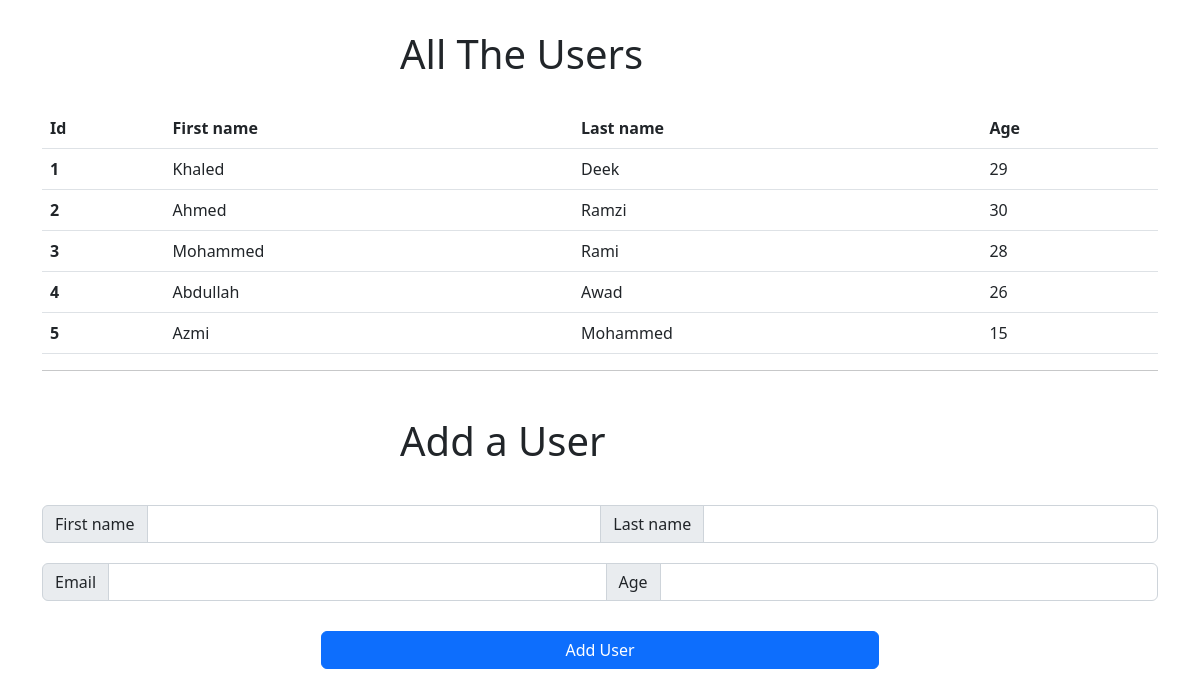
The page / on the database its author committed.
### users_app/models.py (models this page shows)
class user(models.Model):
    first_name = models.CharField(max_length=255)
    last_name = models.CharField(max_length=255)
    email_address = models.CharField(max_length=255)
    age = models.IntegerField()
    created_at = models.DateTimeField(auto_now_add=True)
    updated_at = models.DateTimeField(auto_now_add=True)

### users_app/views.py (the view)
# urls.py: path('' , views.index),
def index(request):
    context = {
        'all_users' : models.view_users(),
    }
    return render(request,'index.html',context)

### users_app/models.py (called while the page is built)
def view_users():
    return user.objects.all()

### users_app/templates/index.html (shortened to what this page needs)
<!DOCTYPE html>
<html lang="en">
<head>
    {% load static %}
    <link rel="stylesheet" href="{% static 'css/style.css' %}">
    <link href="https://cdn.jsdelivr.net/npm/bootstrap@5.2.3/dist/css/bootstrap.min.css" rel="stylesheet"
>
</head>
<body>
    <div class="container">
        <h1>All The Users</h1>
        <table class="table">
            <thead>
                <tr>
                    <th scope="col">Id</th>
                    <th scope="col">First name</th>
                    <th scope="col">Last name</th>
                    <th scope="col">Age</th>
                </tr>
            </thead>
            <tbody>
                {%for user in all_users%}
                <tr>
                    <th scope="row">{{user.id}}</th>
                    <td>{{user.first_name}}</td>
                    <td>{{user.last_name}}</td>
                    <td>{{user.age}}</td>
                </tr>
                {%endfor%}
            </tbody>
        </table>
        <hr>
        <h1>Add a User</h1>
        <form action="/create"  method="post">
            <div class="input-group" id="upper">
                <span class="input-group-text">First name</span>
                <input type="text" name="first_name" aria-label="First name" class="form-control">
                <span class="input-group-text">Last name</span>
                <input type="text"  name="last_name" aria-label="Last name" class="form-control">
            </div>
            <div class="input-group">
                <span class="input-group-text">Email</span>
                <input type="text" name="email" aria-label="email" class="form-control">
                <span class="input-group-text">Age</span>
                <input type="number" name="age" aria-label="age" class="form-control">
            </div>
            <div class="d-grid gap-2 col-6 mx-auto" id="button">
                <button class="btn btn-primary" type="Submit">Add User</button>
            </div>
        </form>
    </div>
</body>
</html>

### users_app/static/css/style.css (style rules this page uses)
* { margin: 0; padding: 0; }
h1 { width: 400px; margin: 0 auto; padding-top: 30px; margin-bottom: 30px }
.table { margin-top: 30px; }
#upper { margin: 40px 0px 20px 0px; }
#button { margin-top: 30px; }

### rows shown on the page
user: id "1", first_name "Khaled", last_name "Deek", age "29"
user: id "2", first_name "Ahmed", last_name "Ramzi", age "30"
user: id "3", first_name "Mohammed", last_name "Rami", age "28"
user: id "4", first_name "Abdullah", last_name "Awad", age "26"
user: id "5", first_name "Azmi", last_name "Mohammed", age "15"
